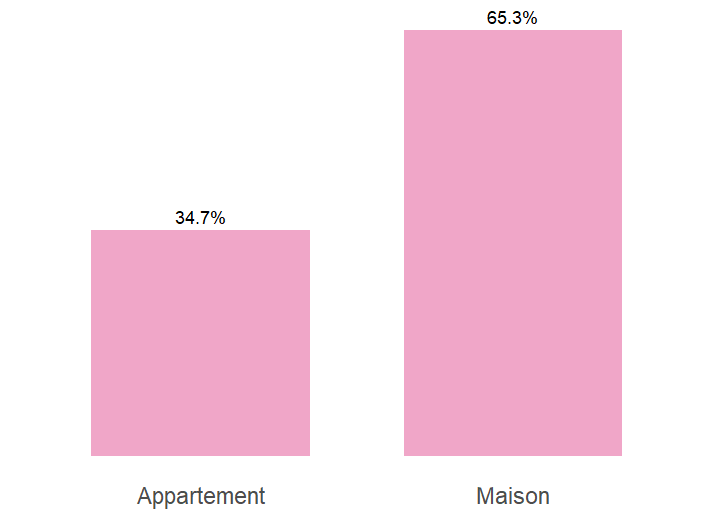

Here is the R script that generated this plot:
library(dplyr)
library(tidyr)
library(ggplot2)
library(forcats)

logement_count <- Nettoyage_parents %>%
  select(cat_logement) %>%
  pivot_longer(everything(), names_to = "patient_col", values_to = "value") %>%
  filter(!is.na(value)) %>%
  count(value)

library(forcats)
logement_count_percent <- logement_count %>%
  mutate(percent = n / sum(n) * 100) %>%
  mutate(value_recode = recode(value,
                          "Vous habitez dans un appartement dont vous êtes propriétaire ou locataire" = "Appartement",
                          "Vous habitez dans une maison dont vous êtes propriétaire ou locataire" = "Maison"))

ggplot(logement_count_percent, aes(x = fct_reorder(value_recode, percent), y = percent)) +
  geom_col(fill="#F0A6C8") +
  labs(x = "Patient", y = "Count") +
  theme_minimal()+
  labs(
    title = NULL,
    x = NULL,
    y = NULL
  )+
  geom_text(aes(label = paste0(round(percent, 1), "%")), vjust = -0.5) +
  theme(
    panel.background = element_rect(fill = "transparent", color = NA),
    panel.grid = element_blank(),
    plot.background = element_rect(fill = "transparent", color = NA),
    axis.text.x = element_text(angle = 0, hjust = 1),
    axis.text.y=element_blank(),
    plot.title = element_text(size = 14, face = "bold", hjust = 0.5)
  )

### Ajout des sources de comparaiso

library(dplyr)
library(ggplot2)
library(forcats)

# Suppose your original dataset looks like:
# logement_count_percent$value_recode : "Maison", "Appartement"
# logement_count_percent$percent : percentages from your survey

# Create the second source dataset (2/3 Maison, 1/3 Appartement)
logement_second_source <- tibble(
  value_recode = c("Maison", "Appartement"),
  percent = c(66.7, 33.3),   # 2/3 and 1/3 in percentage
  source = "Comparaison"
)

# Add source to the first dataset
logement_first_source <- logement_count_percent %>%
  mutate(source = "Pros")

# Combine the two datasets
logement_plot_data <- bind_rows(logement_first_source, logement_second_source)

# Plot with dodged bars
ggplot(logement_plot_data, aes(x = fct_reorder(value_recode, percent), y = percent, fill = source)) +
  geom_col(position = position_dodge(width = 0.8), width = 0.7) +
  geom_text(aes(label = paste0(round(percent, 1), "%")),
            position = position_dodge(width = 0.8),
            vjust = -0.5,
            color = "black",
            size = 5) +
  scale_fill_manual(
    values = c(
      "Pros" = "#F0A6C8", 
      "Comparaison" = "#FF4C4C"
    ),
    labels = c("Données pros", "Comparaison")
  ) +
  labs(x = NULL, y = NULL, fill = NULL) +
  theme_minimal() +
  theme(
    panel.background = element_rect(fill = "transparent", color = NA),
    panel.grid = element_blank(),
    plot.background = element_rect(fill = "transparent", color = NA),
    axis.text.x = element_text(size = 14, hjust = 0.5, color = "black"),  # ✅ center under bars
    axis.text.y = element_blank(),
    legend.text = element_text(color = "black"),
    legend.title = element_text(color = "black"),
    legend.position = "bottom",
    plot.title = element_text(size = 14, face = "bold", hjust = 0.5)
  ) +
  ylim(0, max(logement_plot_data$percent, na.rm = TRUE) * 1.2)
